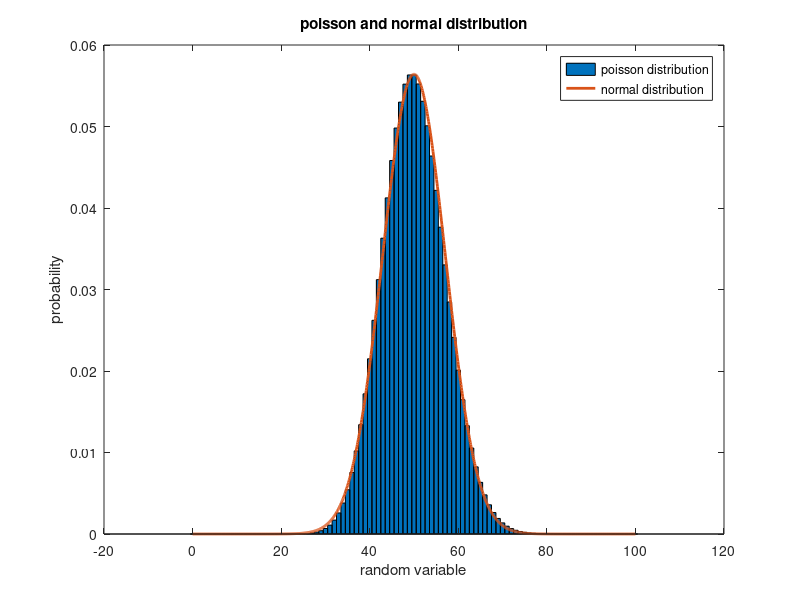
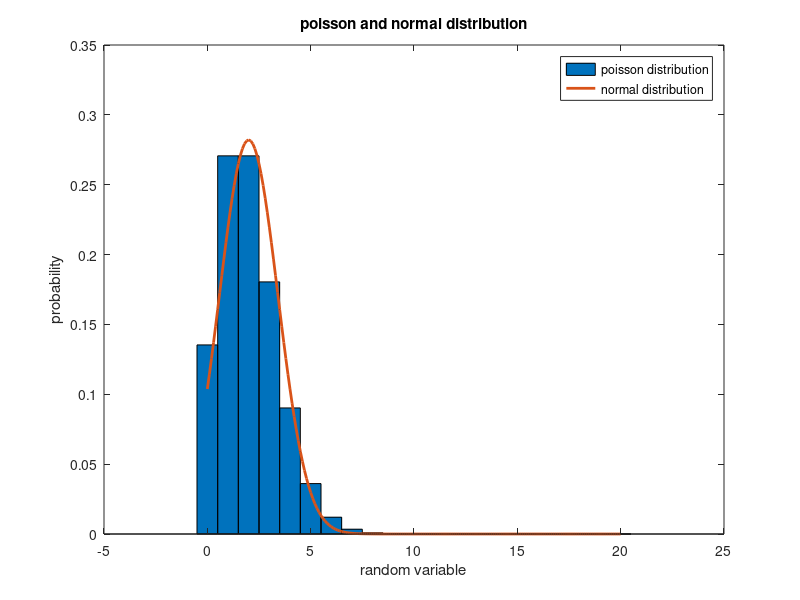

Write MATLAB code to recreate these figures, in order.
%verifying the approximation when Poisson Distribution tends to Normal
%Distribution
lambda = 50;             %mean of Poisson Distribution
x = 0:100;               %random variable values
y = poisspdf(x, lambda); %calculating PMF of Poisson Distribution for given parameters

mean = lambda;           %mean of corresponding Normal Distribution
sigma = sqrt(lambda);    %standard deviation of corresponding Normal Distribution
x1 = 0:0.1:100;
y1 = normpdf(x1, mean, sigma); %PMF of Normal Distribution

%Plotting PMF of Poisson Distribution and PDF of Normal Distribution for
%comparison
figure
bar(x, y, 1)
hold on
plot(x1, y1, 'LineWidth',2)
xlabel('random variable')
ylabel('probability')
title('poisson and normal distribution')
legend('poisson distribution', 'normal distribution')
hold off


%Taking the case where limiting conditions doesn't hold
lambda = 2;              %mean of Poisson Distribution
x = 0:20;                %random variable values
y = poisspdf(x, lambda); %PMF of Poisson Distribution for given parameters

mean = lambda;           %mean of corresponding Normal Distribution
sigma = sqrt(lambda);    %standard deviation of corresponding Normal Distribution
x1 = 0:0.1:20;
y1 = normpdf(x1, mean, sigma); %PDF of Normal Distribution

%Plotting PMF of Poisson Distribution and Pdf of Normal Distribution for
%comparison
figure
bar(x, y, 1)
hold on
plot(x1, y1, 'LineWidth', 2)
xlabel('random variable')
ylabel('probability')
title('poisson and normal distribution')
legend('poisson distribution', 'normal distribution')
hold off